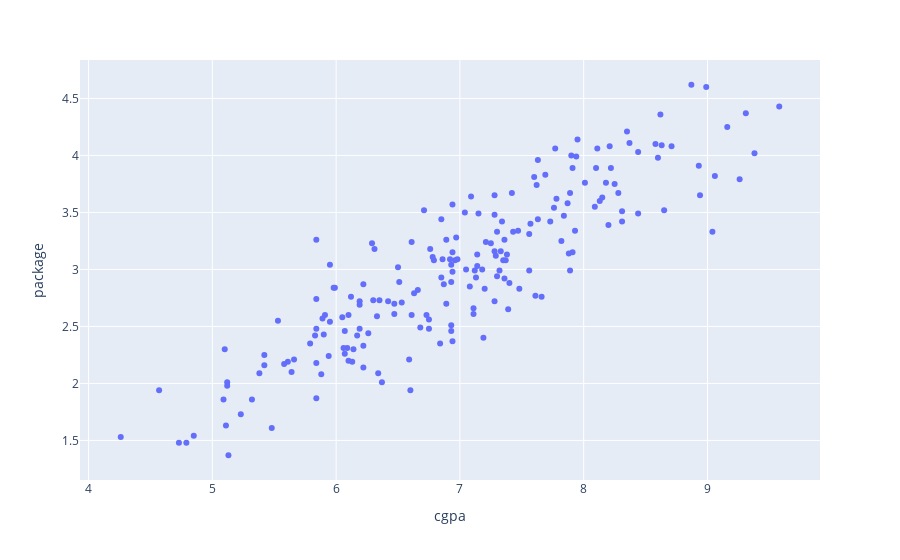

This figure's notebook cell:
### Code cell
# see how our data looks like 

fig = px.scatter(
    df,
    x= df['cgpa'],
    y= df['package'], 
)

fig.show()

### Figure 1 — Plotly figure (JSON) as saved in the notebook; plotly's stock layout.template omitted (floating-point values rounded to 4 significant figures; data arrays with more than 128 entries replaced by an {"elided": "..."} marker saying what was removed)
{"data": [{"hovertemplate": "cgpa=%{x}<br>package=%{y}<extra></extra>", "legendgroup": "", "marker": {"color": "#636efa", "symbol": "circle"}, "mode": "markers", "name": "", "orientation": "v", "showlegend": false, "type": "scatter", "x": {"elided": "200 float values"}, "xaxis": "x", "y": {"elided": "200 float values"}, "yaxis": "y"}], "layout": {"legend": {"tracegroupgap": 0}, "margin": {"t": 60}, "xaxis": {"anchor": "y", "domain": [0, 1], "title": {"text": "cgpa"}}, "yaxis": {"anchor": "x", "domain": [0, 1], "title": {"text": "package"}}}}
